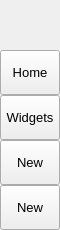
        <widget class="QFrame" name="leftMenuBg">
         <property name="minimumSize">
          <size>
           <width>60</width>
           <height>0</height>
          </size>
         </property>
         <property name="maximumSize">
          <size>
           <width>60</width>
           <height>16777215</height>
          </size>
         </property>
         <property name="frameShape">
          <enum>QFrame::NoFrame</enum>
         </property>
         <property name="frameShadow">
          <enum>QFrame::Raised</enum>
         </property>
         <layout class="QVBoxLayout" name="verticalLayout_3">
          <property name="spacing">
           <number>0</number>
          </property>
          <property name="leftMargin">
           <number>0</number>
          </property>
          <property name="topMargin">
           <number>0</number>
          </property>
          <property name="rightMargin">
           <number>0</number>
          </property>
          <property name="bottomMargin">
           <number>0</number>
          </property>
          <item>
           <widget class="QFrame" name="topLogoInfo">
            <property name="minimumSize">
             <size>
              <width>0</width>
              <height>50</height>
             </size>
            </property>
            <property name="maximumSize">
             <size>
              <width>16777215</width>
              <height>50</height>
             </size>
            </property>
            <property name="frameShape">
             <enum>QFrame::NoFrame</enum>
            </property>
            <property name="frameShadow">
             <enum>QFrame::Raised</enum>
            </property>
            <widget class="QFrame" name="topLogo">
             <property name="geometry">
              <rect>
               <x>10</x>
               <y>5</y>
               <width>42</width>
               <height>42</height>
              </rect>
             </property>
             <property name="minimumSize">
              <size>
               <width>42</width>
               <height>42</height>
              </size>
             </property>
             <property name="maximumSize">
              <size>
               <width>42</width>
               <height>42</height>
              </size>
             </property>
             <property name="frameShape">
              <enum>QFrame::NoFrame</enum>
             </property>
             <property name="frameShadow">
              <enum>QFrame::Raised</enum>
             </property>
            </widget>
            <widget class="QLabel" name="titleLeftApp">
             <property name="geometry">
              <rect>
               <x>70</x>
               <y>8</y>
               <width>160</width>
               <height>20</height>
              </rect>
             </property>
             <property name="font">
              <font>
               <family>Segoe UI Semibold</family>
               <pointsize>12</pointsize>
               <italic>false</italic>
               <bold>false</bold>
              </font>
             </property>
             <property name="text">
              <string>PyDracula</string>
             </property>
             <property name="alignment">
              <set>Qt::AlignLeading|Qt::AlignLeft|Qt::AlignTop</set>
             </property>
            </widget>
            <widget class="QLabel" name="titleLeftDescription">
             <property name="geometry">
              <rect>
               <x>70</x>
               <y>27</y>
               <width>160</width>
               <height>16</height>
              </rect>
             </property>
             <property name="maximumSize">
              <size>
               <width>16777215</width>
               <height>16</height>
              </size>
             </property>
             <property name="font">
              <font>
               <family>Segoe UI</family>
               <pointsize>8</pointsize>
               <italic>false</italic>
               <bold>false</bold>
              </font>
             </property>
             <property name="text">
              <string>Modern GUI / Flat Style</string>
             </property>
             <property name="alignment">
              <set>Qt::AlignLeading|Qt::AlignLeft|Qt::AlignTop</set>
             </property>
            </widget>
           </widget>
          </item>
          <item>
           <widget class="QFrame" name="leftMenuFrame">
            <property name="frameShape">
             <enum>QFrame::NoFrame</enum>
            </property>
            <property name="frameShadow">
             <enum>QFrame::Raised</enum>
            </property>
            <layout class="QVBoxLayout" name="verticalMenuLayout">
             <property name="spacing">
              <number>0</number>
             </property>
             <property name="leftMargin">
              <number>0</number>
             </property>
             <property name="topMargin">
              <number>0</number>
             </property>
             <property name="rightMargin">
              <number>0</number>
             </property>
             <property name="bottomMargin">
              <number>0</number>
             </property>
             <item alignment="Qt::AlignTop">
              <widget class="QFrame" name="topMenu">
               <property name="frameShape">
                <enum>QFrame::NoFrame</enum>
               </property>
               <property name="frameShadow">
                <enum>QFrame::Raised</enum>
               </property>
               <layout class="QVBoxLayout" name="verticalLayout_8">
                <property name="spacing">
                 <number>0</number>
                </property>
                <property name="leftMargin">
                 <number>0</number>
                </property>
                <property name="topMargin">
                 <number>0</number>
                </property>
                <property name="rightMargin">
                 <number>0</number>
                </property>
                <property name="bottomMargin">
                 <number>0</number>
                </property>
                <item>
                 <widget class="QPushButton" name="buttonData">
                  <property name="sizePolicy">
                   <sizepolicy hsizetype="Expanding" vsizetype="Fixed">
                    <horstretch>0</horstretch>
                    <verstretch>0</verstretch>
                   </sizepolicy>
                  </property>
                  <property name="minimumSize">
                   <size>
                    <width>0</width>
                    <height>45</height>
                   </size>
                  </property>
                  <property name="font">
                   <font>
                    <family>Segoe UI</family>
                    <pointsize>10</pointsize>
                    <italic>false</italic>
                    <bold>false</bold>
                   </font>
                  </property>
                  <property name="cursor">
                   <cursorShape>PointingHandCursor</cursorShape>
                  </property>
                  <property name="toolTip">
                   <string>Datasets</string>
                  </property>
                  <property name="toolTipDuration">
                   <number>5</number>
                  </property>
                  <property name="layoutDirection">
                   <enum>Qt::LeftToRight</enum>
                  </property>
                  <property name="styleSheet">
                   <string notr="true">background-image: url(:/icons/images/icons/cil-layers.png);</string>
                  </property>
                  <property name="text">
                   <string>Home</string>
                  </property>
                 </widget>
                </item>
                <item>
                 <widget class="QPushButton" name="buttonLogs">
                  <property name="sizePolicy">
                   <sizepolicy hsizetype="Expanding" vsizetype="Fixed">
                    <horstretch>0</horstretch>
                    <verstretch>0</verstretch>
                   </sizepolicy>
                  </property>
                  <property name="minimumSize">
                   <size>
                    <width>0</width>
                    <height>45</height>
                   </size>
                  </property>
                  <property name="font">
                   <font>
                    <family>Segoe UI</family>
                    <pointsize>10</pointsize>
                    <italic>false</italic>
                    <bold>false</bold>
                   </font>
                  </property>
                  <property name="cursor">
                   <cursorShape>PointingHandCursor</cursorShape>
                  </property>
                  <property name="layoutDirection">
                   <enum>Qt::LeftToRight</enum>
                  </property>
                  <property name="styleSheet">
                   <string notr="true">background-image: url(:/icons/images/icons/cil-file.png);</string>
                  </property>
                  <property name="text">
                   <string>Widgets</string>
                  </property>
                 </widget>
                </item>
                <item>
                 <widget class="QPushButton" name="buttonDataSettings">
                  <property name="sizePolicy">
                   <sizepolicy hsizetype="Expanding" vsizetype="Fixed">
                    <horstretch>0</horstretch>
                    <verstretch>0</verstretch>
                   </sizepolicy>
                  </property>
                  <property name="minimumSize">
                   <size>
                    <width>0</width>
                    <height>45</height>
                   </size>
                  </property>
                  <property name="font">
                   <font>
                    <family>Segoe UI</family>
                    <pointsize>10</pointsize>
                    <italic>false</italic>
                    <bold>false</bold>
                   </font>
                  </property>
                  <property name="cursor">
                   <cursorShape>PointingHandCursor</cursorShape>
                  </property>
                  <property name="layoutDirection">
                   <enum>Qt::LeftToRight</enum>
                  </property>
                  <property name="styleSheet">
                   <string notr="true">background-image: url(:/icons/images/icons/cil-equalizer.png);</string>
                  </property>
                  <property name="text">
                   <string>New</string>
                  </property>
                 </widget>
                </item>
               </layout>
              </widget>
             </item>
             <item alignment="Qt::AlignHCenter|Qt::AlignBottom">
              <widget class="QFrame" name="bottomMenu">
               <property name="frameShape">
                <enum>QFrame::NoFrame</enum>
               </property>
               <property name="frameShadow">
                <enum>QFrame::Raised</enum>
               </property>
               <layout class="QVBoxLayout" name="verticalLayout_5">
                <property name="spacing">
                 <number>0</number>
                </property>
                <property name="leftMargin">
                 <number>0</number>
                </property>
                <property name="topMargin">
                 <number>0</number>
                </property>
                <property name="rightMargin">
                 <number>0</number>
                </property>
                <property name="bottomMargin">
                 <number>0</number>
                </property>
                <item>
                 <widget class="QPushButton" name="buttonRefresh">
                  <property name="sizePolicy">
                   <sizepolicy hsizetype="Expanding" vsizetype="Fixed">
                    <horstretch>0</horstretch>
                    <verstretch>0</verstretch>
                   </sizepolicy>
                  </property>
                  <property name="minimumSize">
                   <size>
                    <width>0</width>
                    <height>45</height>
                   </size>
                  </property>
                  <property name="font">
                   <font>
                    <family>Segoe UI</family>
                    <pointsize>10</pointsize>
                    <italic>false</italic>
                    <bold>false</bold>
                   </font>
                  </property>
                  <property name="cursor">
                   <cursorShape>PointingHandCursor</cursorShape>
                  </property>
                  <property name="layoutDirection">
                   <enum>Qt::LeftToRight</enum>
                  </property>
                  <property name="styleSheet">
                   <string notr="true">background-image: url(:/icons/images/icons/cil-reload.png);</string>
                  </property>
                  <property name="text">
                   <string>New</string>
                  </property>
                 </widget>
                </item>
               </layout>
              </widget>
             </item>
            </layout>
           </widget>
          </item>
         </layout>
        </widget>
